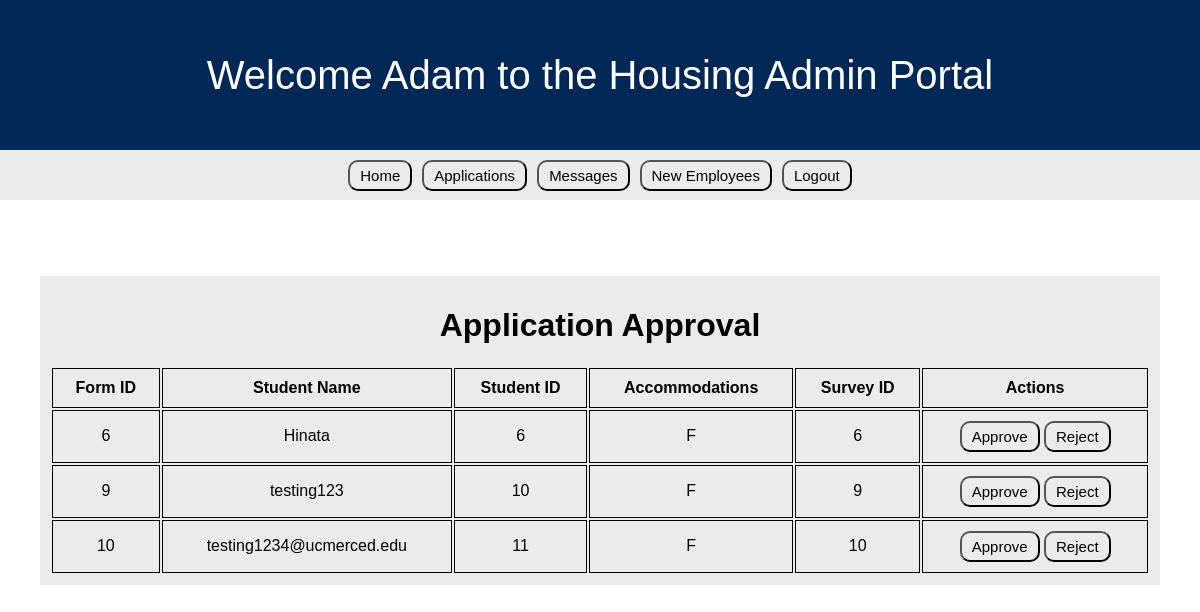
Screenshot of /employee/application-approval (signed in) with the database file from the repository.
### tables this page shows
CREATE TABLE housingForm (
    f_formID decimal(12,0) NOT NULL,
    f_studentID decimal(12,0) NOT NULL,
    f_status CHAR(1) NOT NULL,
    f_accomodations CHAR(1) NOT NULL,
    f_surveyID decimal(12,0) NOT NULL,
    FOREIGN KEY (f_surveyID) REFERENCES profileSurvey(ps_surveyID)
    FOREIGN KEY (f_studentID) REFERENCES student(s_studentID)
);

CREATE TABLE student (
    s_studentID decimal(12,0) NOT NULL,
    s_name VARCHAR(25) NOT NULL,
    s_gender CHAR(1) NOT NULL,
    s_year INT NOT NULL,
    s_email VARCHAR(100) NOT NULL UNIQUE,
    s_password VARCHAR(100) NOT NULL,
    s_buildingID decimal(12,0) NOT NULL,
    s_roomID decimal(12,0) NOT NULL,
    PRIMARY KEY (s_studentID),
    FOREIGN KEY (s_buildingID) REFERENCES building(b_buildingID),
    FOREIGN KEY (s_roomID) REFERENCES room(r_roomID)
);

### server.py (the view)
@app.route("/employee/application-approval", methods=['GET', 'POST'])
def application_approval():
    conn = open_connection()
    if conn:
        cursor = conn.cursor()
        if request.method == 'POST':
            action = request.form.get('action')  # 'approve' or 'reject'
            form_id = request.form.get('form_id')
            if action == 'approve':
                sql_update = "UPDATE housingForm SET f_status = 'A' WHERE f_formID = ?"
                cursor.execute(sql_update, (form_id,))
                conn.commit()
                flash(f"Application {form_id} approved!", "success")
            elif action == 'reject':
                sql_update = "UPDATE housingForm SET f_status = 'R' WHERE f_formID = ?"
                cursor.execute(sql_update, (form_id,))
                conn.commit()
                flash(f"Application {form_id} rejected.", "error")
            return redirect(url_for('application_approval'))
        else:
            sql_query = """
                SELECT hf.*, s.s_name
                FROM housingForm hf
                JOIN student s ON hf.f_studentID = s.s_studentID
                WHERE hf.f_status = 'F'
            """
            cursor.execute(sql_query)
            applications = cursor.fetchall()
            print(f"Applications with f_status = 'F': {applications}")
            conn.close()
            return render_template("applications.html", applications=applications)
    else:
        flash("Error connecting to the database", "error")
        return redirect(url_for('employee_view'))

### server.py (called while the page is built)
def open_connection():
    conn = None
    try:
        conn = sqlite3.connect(StarRez)
        return conn
    except Error as e:
        print(f"Error connecting to database: {e}")
    return conn

### templates/applications.html (shortened to what this page needs)
<!DOCTYPE html>
<html lang="en">
<head>
</head>
<body>
    <div id="navbarTop">
        <p id="welcome">Welcome {{ session.student_name }} to the Housing Admin Portal</p>
    </div>
    <div id="navbarBot">
        <button id="home" onclick="window.location.href='/employee_view'">Home</button>
        <form action="{{ url_for('application_approval') }}" method="GET">
            <button type="submit" name="action" value="applications" id="form">Applications</button>
        </form>
        <form action="{{ url_for('employee_messages') }}" method="GET">
            <button type="submit" name="action" value="messages" id="message">Messages</button>
        </form>
        <form action="{{ url_for('new_employee') }}" method="GET">
            <button type="submit" name="action" value="new_employees" id="newEmp">New Employees</button>
        </form>
        <button id="logout" onclick="window.location.href='/logout'">Logout</button>
    </div>
    <br>
    <br>
    <div id="appContainer">
        <h1>Application Approval</h1>
        <table id="appTable">
            <thead>
                <tr>
                    <th>Form ID</th>
                    <th>Student Name</th>
                    <th>Student ID</th>
                    <th>Accommodations</th>
                    <th>Survey ID</th>
                    <th>Actions</th>
                </tr>
            </thead>
            <tbody>
                {% for application in applications %}
                    <tr>
                        <td>{{ application[0] }}</td>
                        <td>{{ application[5] }}</td>
                        <td>{{ application[1] }}</td>
                        <td>{{ application[2] }}</td>
                        <td>{{ application[4] }}</td>
                        <td>
                            <form action="{{ url_for('application_approval') }}" method="POST" style="display:inline;">
                                <button type="submit" class="approveBtn">Approve</button>
                            </form>
                            <form action="{{ url_for('application_approval') }}" method="POST" style="display:inline;">
                                <button type="submit" class="rejectBtn">Reject</button>
                            </form>
                        </td>
                    </tr>
                {% else %}
                    <tr>
                        <td colspan="7">No applications found with status 'F'.</td>
                    </tr>
                {% endfor %}
            </tbody>
        </table>
    </div>
</body>
</html>

### templates/applications.html (style rules this page uses)
body { font-family: sans-serif; margin: 0; padding: 0; }
#navbarTop { background-color: rgb(0, 40, 86); height: 150px; margin: 0; padding: 0; overflow: hidden; display: flex; align-items: center; justify-content: center; }
#navbarBot { background-color: rgb(236, 235, 235); height: 50px; margin: 0; padding: 0; overflow: hidden; display: flex; align-items: center; justify-content: center; gap: 10px; }
#welcome { font-size: 40px; color: white; }
#home { background-color: transparent; border-radius: 10px; padding: 5px 10px; font-size: 15px; }
#form { background-color: transparent; border-radius: 10px; padding: 5px 10px; font-size: 15px; }
#message { background-color: transparent; border-radius: 10px; padding: 5px 10px; font-size: 15px; }
#newEmp { background-color: transparent; border-radius: 10px; padding: 5px 10px; font-size: 15px; }
#logout { background-color: transparent; border-radius: 10px; padding: 5px 10px; font-size: 15px; }
#appContainer { background-color: rgb(236, 235, 235); margin: 40px; text-align: center; padding-top: 10px; padding-bottom: 10px; }
table { width: 100%; padding-left: 10px; padding-right: 10px; }
th, td { padding: 10px; border: 1px solid #000000; text-align: center; }
.approveBtn { background-color: transparent; border-radius: 10px; padding: 5px 10px; font-size: 15px; }
.rejectBtn { background-color: transparent; border-radius: 10px; padding: 5px 10px; font-size: 15px; }

### rows the page displays
housingForm: f_formID "6", s_name "Hinata", f_studentID "6", f_status "F", f_surveyID "6"
housingForm: f_formID "9", s_name "testing123", f_studentID "10", f_status "F", f_surveyID "9"
housingForm: f_formID "10", s_name "testing1234@ucmerced.edu", f_studentID "11", f_status "F", f_surveyID "10"

### other values shown
{{ session.student_name }} "Adam"
